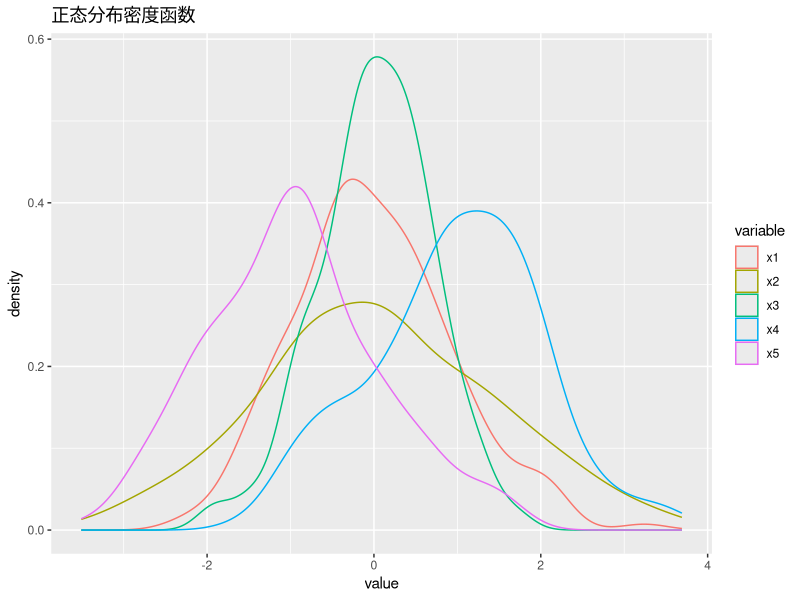
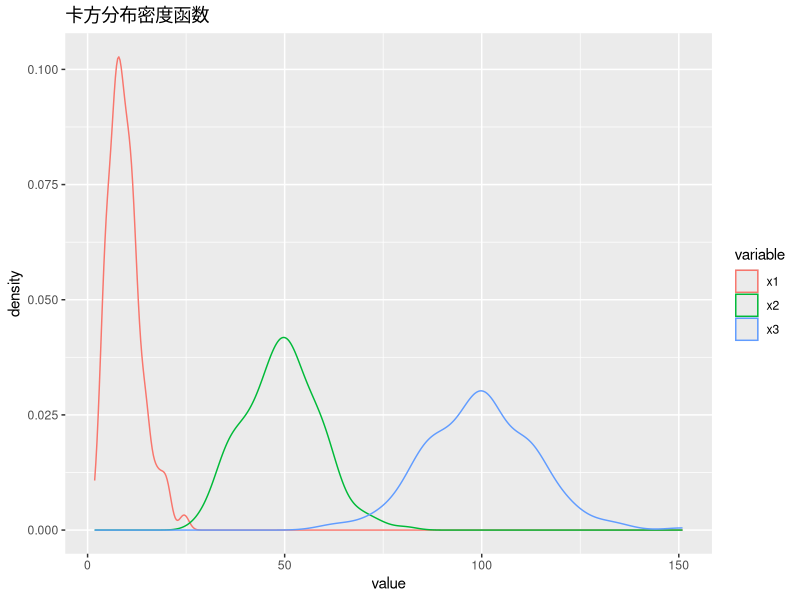
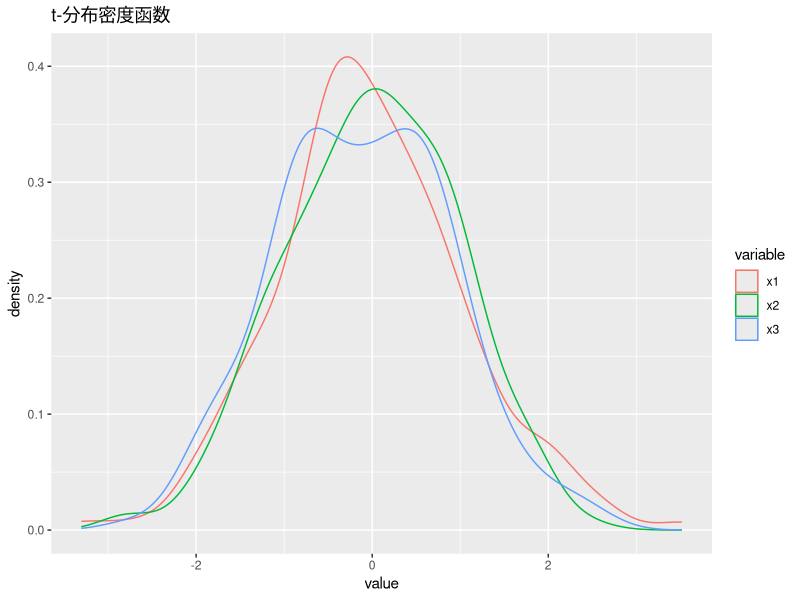
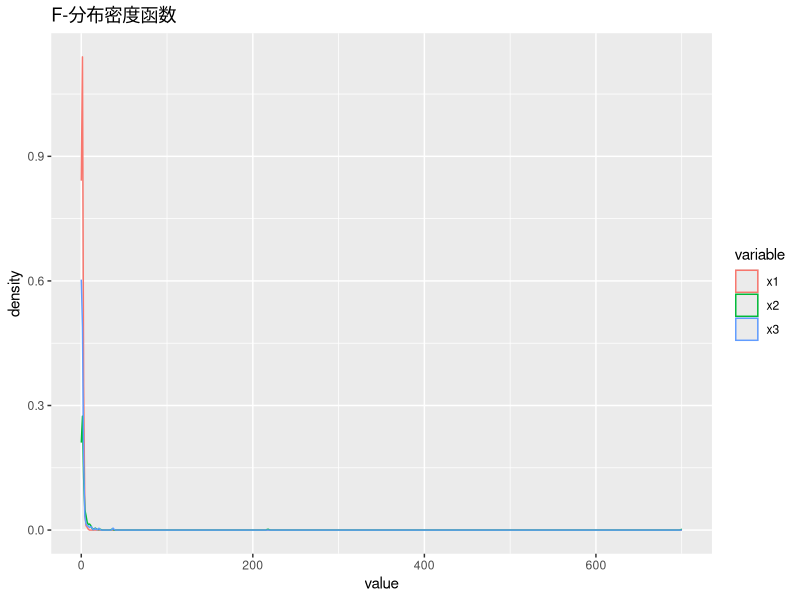
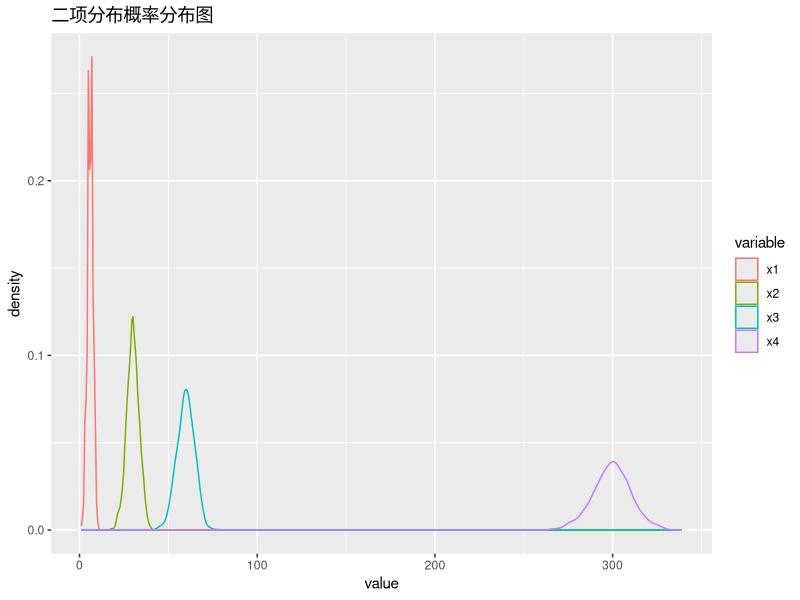
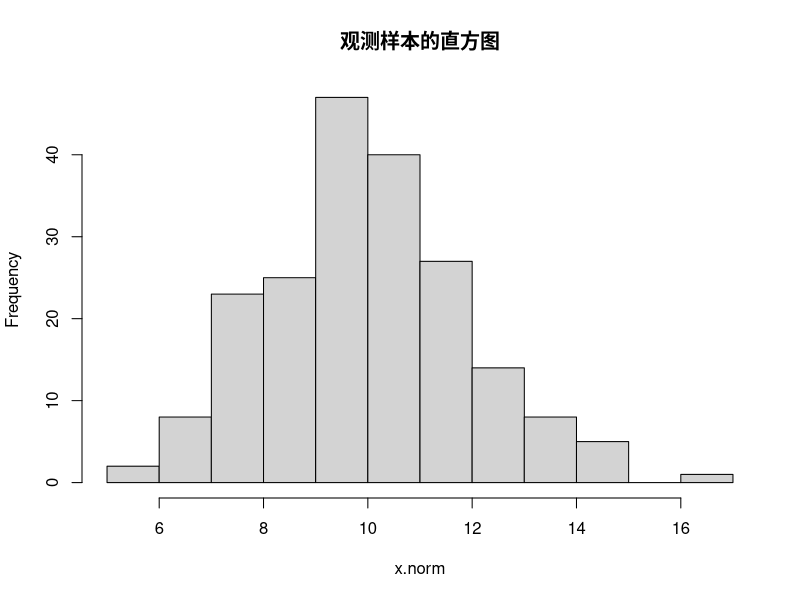
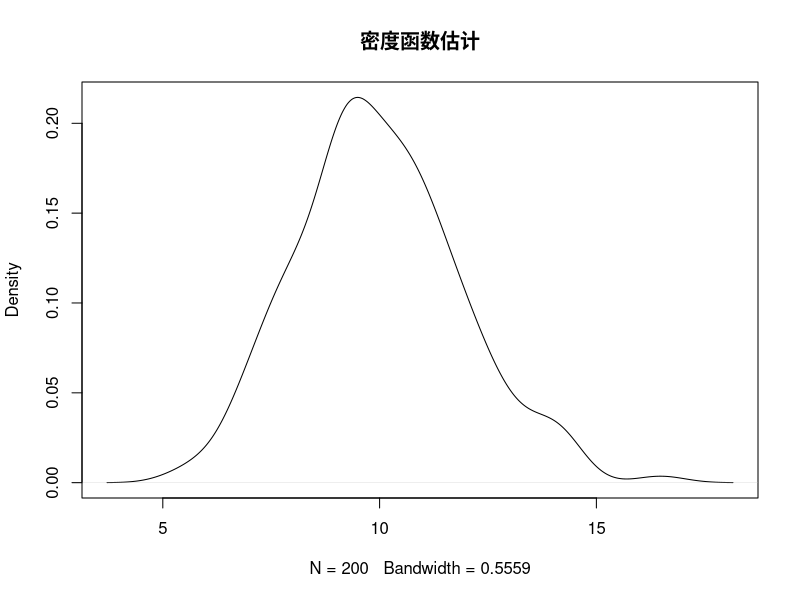
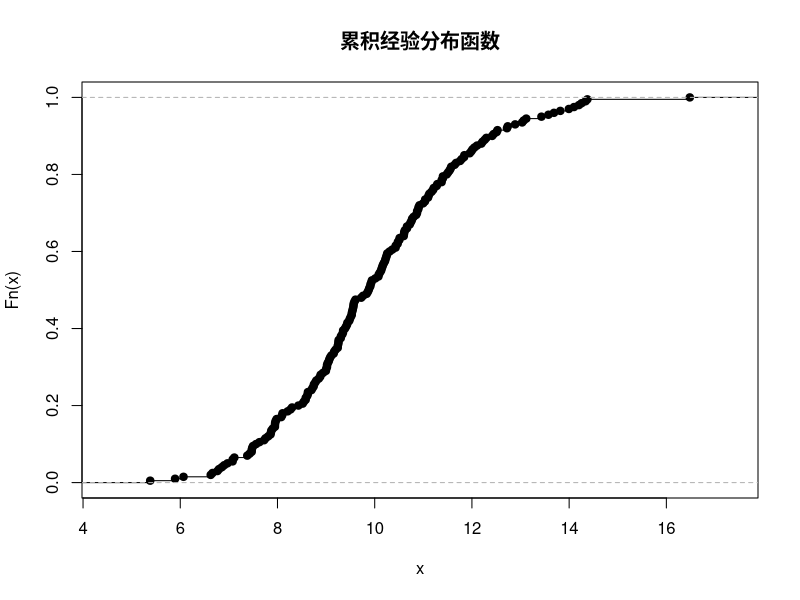

The R source for these figures, in order:
## ---- chunk 1
library(ggplot2)
library(reshape2)
library(dplyr)
#产生分布数据
set.seed(123)
data_norm<-data.frame(x1 = rnorm(n = 200, m = 0, sd = 1),
                      x2 = rnorm(n = 200, m = 0, sd = sqrt(2)),
                      x3 = rnorm(n = 200, m = 0, sd = sqrt(0.5)),
                      x4 = rnorm(n = 200, m = 1, sd = 1),
                      x5 = rnorm(n = 200, m = -1, sd =1) 
)
data_norm_long<-melt(data_norm)
ggplot(data = data_norm_long, aes(x = value, colour = variable))+
  geom_density()+
  ggtitle("正态分布密度函数")
## ---- chunk 2
set.seed(123)
data_chisq<-data.frame(x1 = rchisq(200, 10, ncp = 0),
                       x2 = rchisq(200, 50, ncp =0),
                       x3 = rchisq(200, 100, ncp = 0))
data_chisq_long<-melt(data_chisq)
ggplot(data = data_chisq_long, aes(x = value, colour = variable))+
  geom_density()+
  ggtitle("卡方分布密度函数")
## ---- chunk 3
set.seed(123)
data_t<-data.frame(x1 = rt(200, 10, ncp = 0),
                       x2 = rt(200, 50, ncp =0),
                       x3 = rt(200, 100, ncp = 0))
data_t_long<-melt(data_t)
ggplot(data = data_t_long, aes(x = value, colour = variable))+
  geom_density()+
  ggtitle("t-分布密度函数")
## ---- chunk 4
set.seed(123)
data_f<-data.frame(x1 = rf(200,df1 = 10, df2 = 10, ncp = 0),
                       x2 = rf(200,df1 = 5, df2 = 3, ncp =0),
                       x3 = rf(200, df1 = 3, df2 = 5, ncp = 0))
data_f_long<-melt(data_f)
ggplot(data = data_f_long, aes(x = value, colour = variable))+
  geom_density()+
  ggtitle("F-分布密度函数")
## ---- chunk 5
set.seed(123)
data_binom<-data.frame(x1 = rbinom(n = 1000, size = 10, prob = 0.6),
                      x2 = rbinom(n = 1000, size = 50, prob = 0.6),
                      x3 = rbinom(n = 1000, size = 100, prob = 0.6),
                      x4 = rbinom(n = 1000, size = 500, prob = 0.6)) 

data_binom_long<-melt(data_binom)
ggplot(data = data_binom_long, aes(x = value, colour = variable))+
  geom_density()+
  ggtitle("二项分布概率分布图")
  
## ---- chunk 6
#产生一组服从N(10,2)分布的随机数
set.seed(123)
x.norm<-rnorm(n = 200, m =10, sd = 2)
#绘制直方图
hist(x.norm, main = "观测样本的直方图")
#拟合密度曲线
plot(density(x.norm), main = "密度函数估计")
#绘制累积经验分布图
plot(ecdf(x.norm), main = "累积经验分布函数")
#绘制QQ图
z.norm<-(x.norm - mean(x.norm))/sd(x.norm)
qqnorm(z.norm)
abline(0,1)
